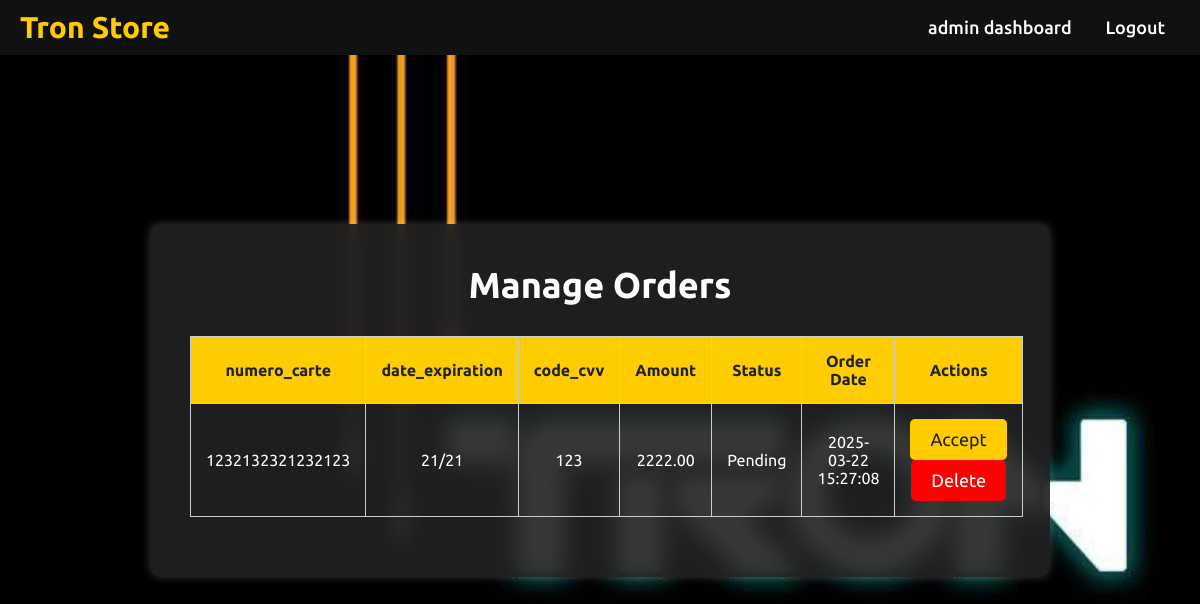
Screenshot of /11/manage_orders.php (signed in) with the database file from the repository.
### tables this page shows
CREATE TABLE `commandes` (
  `id_commande` int(11) NOT NULL,
  `id_utilisateur` int(11) NOT NULL,
  `montant` decimal(10,2) NOT NULL,
  `statut` enum('Pending','Approved','Rejected') DEFAULT 'Pending',
  `date_commande` timestamp NOT NULL DEFAULT current_timestamp(),
  `numero_carte` varchar(20) NOT NULL,
  `date_expiration` varchar(7) NOT NULL,
  `code_cvv` varchar(4) NOT NULL
);

### 11/manage_orders.php (the view, shortened to what this page needs)
<?php
include 'config.php';
$sql = "SELECT * FROM commandes";
$result = $conn->query($sql);
?>
<!DOCTYPE html>
<html lang="en">
<head>
    <link rel="stylesheet" href="home.css">
</head>
<body>
<header class="header">
    <a href="#" class="logo">Tron Store</a>
    <nav class="navbar">
        <a href="admin_dashboard.php">admin dashboard</a>
        <a href="logout.php">Logout</a>
    </nav>
</header>
<div class="manage-orders-content">
    <h2>Manage Orders</h2>
    <table class="orders-table">
        <thead>
            <tr>
                <th>numero_carte</th>
                <th>date_expiration</th>
                <th>code_cvv</th>
                <th>Amount</th>
                <th>Status</th>
                <th>Order Date</th>
                <th>Actions</th>
            </tr>
        </thead>
        <tbody>
            <?php while ($row = $result->fetch_assoc()): ?>
                <tr>
                    <td><?php echo $row['numero_carte']; ?></td>
                    <td><?php echo $row['date_expiration']; ?></td>
                    <td><?php echo $row['code_cvv']; ?></td>
                    <td><?php echo $row['montant']; ?></td>
                    <td><?php echo $row['statut']; ?></td>
                    <td><?php echo $row['date_commande']; ?></td>
                    <td>
                        <?php if ($row['statut'] == 'Pending'): ?>
                            <form method="POST" style="display:inline;">
                                <button type="submit" name="accept_order" class="btn">Accept</button>
                            </form>
                        <?php endif; ?>
                        <form method="POST" style="display:inline;">
                            <button type="submit" name="delete_order" class="btn delete-btn">Delete</button>
                        </form>
                    </td>
                </tr>
            <?php endwhile; ?>
        </tbody>
    </table>
</div>
</body>
</html>

### 11/manage_orders.php (style rules this page uses)
body { background: url('hichem/backgroun.jpg') no-repeat center center fixed; background-size: cover; background-color: #1a1a1a; color: white; font-family: Arial, sans-serif; margin: 0; padding: 0; display: flex; justify-content: center; align-items: center; height: 100vh; }
.header { background-color: #111; padding: 10px 20px; display: flex; justify-content: space-between; align-items: center; width: 100%; position: absolute; top: 0; }
.logo { font-size: 30px; font-weight: bold; color: #ffcc00; text-decoration: none; }
.navbar a { color: white; text-decoration: none; margin: 0 15px; font-size: 18px; }
.manage-orders-content { background: rgba(34, 34, 34, 0.9); padding: 40px; border-radius: 10px; box-shadow: 0 0 10px rgba(255, 255, 255, 0.2); backdrop-filter: blur(10px); text-align: center; max-width: 900px; width: 100%; }
.manage-orders-content h2 { font-size: 36px; margin-bottom: 30px; }
.orders-table { width: 100%; border-collapse: collapse; margin-bottom: 20px; }
.orders-table th, .orders-table td { padding: 15px; border: 1px solid #ccc; }
.orders-table th { background-color: #ffcc00; color: #222; }
.btn { background: #ffcc00; color: #222; padding: 10px 20px; border-radius: 5px; font-size: 18px; transition: transform 0.2s, background 0.3s; text-align: center; border: none; cursor: pointer; }
.delete-btn { background: red; color: white; }

### rows the page displays
commandes: numero_carte "1232132321232123", date_expiration "21/21", code_cvv "123", montant "2222.00", statut "Pending", date_commande "2025-03-22 15:27:08"
